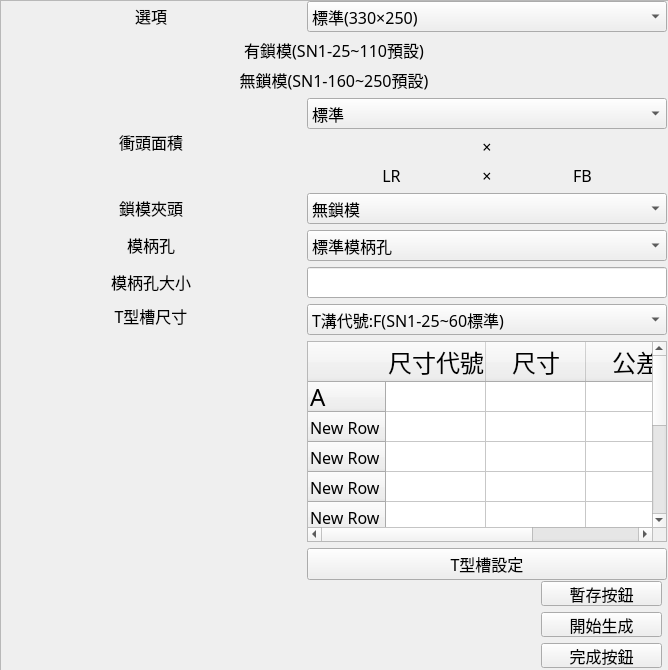
<?xml version="1.0" encoding="UTF-8"?>
<ui version="4.0">
 <class>Form</class>
 <widget class="QWidget" name="Form">
  <property name="geometry">
   <rect>
    <x>0</x>
    <y>0</y>
    <width>668</width>
    <height>670</height>
   </rect>
  </property>
  <property name="sizePolicy">
   <sizepolicy hsizetype="Maximum" vsizetype="Maximum">
    <horstretch>0</horstretch>
    <verstretch>0</verstretch>
   </sizepolicy>
  </property>
  <property name="minimumSize">
   <size>
    <width>668</width>
    <height>670</height>
   </size>
  </property>
  <property name="maximumSize">
   <size>
    <width>668</width>
    <height>670</height>
   </size>
  </property>
  <property name="windowTitle">
   <string>Form</string>
  </property>
  <widget class="QScrollArea" name="scrollArea">
   <property name="enabled">
    <bool>true</bool>
   </property>
   <property name="geometry">
    <rect>
     <x>0</x>
     <y>0</y>
     <width>690</width>
     <height>800</height>
    </rect>
   </property>
   <property name="sizePolicy">
    <sizepolicy hsizetype="Maximum" vsizetype="Maximum">
     <horstretch>0</horstretch>
     <verstretch>0</verstretch>
    </sizepolicy>
   </property>
   <property name="minimumSize">
    <size>
     <width>690</width>
     <height>800</height>
    </size>
   </property>
   <property name="maximumSize">
    <size>
     <width>690</width>
     <height>800</height>
    </size>
   </property>
   <property name="widgetResizable">
    <bool>true</bool>
   </property>
   <property name="alignment">
    <set>Qt::AlignCenter</set>
   </property>
   <widget class="QWidget" name="scrollAreaWidgetContents">
    <property name="geometry">
     <rect>
      <x>0</x>
      <y>0</y>
      <width>671</width>
      <height>1500</height>
     </rect>
    </property>
    <property name="minimumSize">
     <size>
      <width>0</width>
      <height>1500</height>
     </size>
    </property>
    <widget class="QWidget" name="layoutWidget">
     <property name="geometry">
      <rect>
       <x>0</x>
       <y>0</y>
       <width>666</width>
       <height>579</height>
      </rect>
     </property>
     <layout class="QVBoxLayout" name="verticalLayout_2">
      <item>
       <layout class="QVBoxLayout" name="verticalLayout">
        <item>
         <layout class="QGridLayout" name="gridLayout_2">
          <item row="1" column="0" colspan="3">
           <widget class="QLabel" name="label_21">
            <property name="sizePolicy">
             <sizepolicy hsizetype="Expanding" vsizetype="Fixed">
              <horstretch>0</horstretch>
              <verstretch>0</verstretch>
             </sizepolicy>
            </property>
            <property name="font">
             <font>
              <family>微軟正黑體</family>
              <pointsize>12</pointsize>
             </font>
            </property>
            <property name="text">
             <string>有鎖模(SN1-25~110預設)</string>
            </property>
            <property name="alignment">
             <set>Qt::AlignCenter</set>
            </property>
           </widget>
          </item>
          <item row="2" column="0" colspan="3">
           <widget class="QLabel" name="label_22">
            <property name="sizePolicy">
             <sizepolicy hsizetype="Expanding" vsizetype="Fixed">
              <horstretch>0</horstretch>
              <verstretch>0</verstretch>
             </sizepolicy>
            </property>
            <property name="font">
             <font>
              <family>微軟正黑體</family>
              <pointsize>12</pointsize>
             </font>
            </property>
            <property name="text">
             <string>無鎖模(SN1-160~250預設)</string>
            </property>
            <property name="alignment">
             <set>Qt::AlignCenter</set>
            </property>
           </widget>
          </item>
          <item row="0" column="1" colspan="2">
           <widget class="QComboBox" name="slide_select">
            <property name="sizePolicy">
             <sizepolicy hsizetype="Minimum" vsizetype="Fixed">
              <horstretch>0</horstretch>
              <verstretch>0</verstretch>
             </sizepolicy>
            </property>
            <property name="minimumSize">
             <size>
              <width>175</width>
              <height>0</height>
             </size>
            </property>
            <property name="font">
             <font>
              <family>微軟正黑體</family>
              <pointsize>12</pointsize>
             </font>
            </property>
            <item>
             <property name="text">
              <string>標準(330×250)</string>
             </property>
            </item>
            <item>
             <property name="text">
              <string>標準加大I型(380×250)</string>
             </property>
            </item>
            <item>
             <property name="text">
              <string>標準加大II型(430×250)</string>
             </property>
            </item>
            <item>
             <property name="text">
              <string>特殊衝頭</string>
             </property>
            </item>
           </widget>
          </item>
          <item row="0" column="0">
           <widget class="QLabel" name="label_13">
            <property name="sizePolicy">
             <sizepolicy hsizetype="Minimum" vsizetype="Fixed">
              <horstretch>0</horstretch>
              <verstretch>0</verstretch>
             </sizepolicy>
            </property>
            <property name="minimumSize">
             <size>
              <width>300</width>
              <height>0</height>
             </size>
            </property>
            <property name="font">
             <font>
              <family>微軟正黑體</family>
              <pointsize>12</pointsize>
             </font>
            </property>
            <property name="text">
             <string>選項</string>
            </property>
            <property name="alignment">
             <set>Qt::AlignCenter</set>
            </property>
           </widget>
          </item>
         </layout>
        </item>
        <item>
         <layout class="QGridLayout" name="gridLayout_3">
          <item row="0" column="0">
           <widget class="QLabel" name="label">
            <property name="sizePolicy">
             <sizepolicy hsizetype="Minimum" vsizetype="Fixed">
              <horstretch>0</horstretch>
              <verstretch>0</verstretch>
             </sizepolicy>
            </property>
            <property name="minimumSize">
             <size>
              <width>300</width>
              <height>0</height>
             </size>
            </property>
            <property name="font">
             <font>
              <family>微軟正黑體</family>
              <pointsize>12</pointsize>
             </font>
            </property>
            <property name="text">
             <string>衝頭面積</string>
            </property>
            <property name="alignment">
             <set>Qt::AlignCenter</set>
            </property>
           </widget>
          </item>
          <item row="0" column="1">
           <layout class="QGridLayout" name="gridLayout">
            <item row="0" column="0" colspan="3">
             <widget class="QComboBox" name="slide_extrasize">
              <property name="sizePolicy">
               <sizepolicy hsizetype="Expanding" vsizetype="Fixed">
                <horstretch>0</horstretch>
                <verstretch>0</verstretch>
               </sizepolicy>
              </property>
              <property name="font">
               <font>
                <family>微軟正黑體</family>
                <pointsize>12</pointsize>
               </font>
              </property>
              <item>
               <property name="text">
                <string>標準</string>
               </property>
              </item>
              <item>
               <property name="text">
                <string>加大I型</string>
               </property>
              </item>
              <item>
               <property name="text">
                <string>加大II型</string>
               </property>
              </item>
             </widget>
            </item>
            <item row="1" column="0">
             <widget class="QLabel" name="slide_LR">
              <property name="sizePolicy">
               <sizepolicy hsizetype="Minimum" vsizetype="Fixed">
                <horstretch>0</horstretch>
                <verstretch>0</verstretch>
               </sizepolicy>
              </property>
              <property name="minimumSize">
               <size>
                <width>100</width>
                <height>0</height>
               </size>
              </property>
              <property name="font">
               <font>
                <family>微軟正黑體</family>
                <pointsize>12</pointsize>
               </font>
              </property>
              <property name="text">
               <string/>
              </property>
              <property name="alignment">
               <set>Qt::AlignCenter</set>
              </property>
             </widget>
            </item>
            <item row="1" column="1">
             <widget class="QLabel" name="label_16">
              <property name="sizePolicy">
               <sizepolicy hsizetype="Fixed" vsizetype="Fixed">
                <horstretch>0</horstretch>
                <verstretch>0</verstretch>
               </sizepolicy>
              </property>
              <property name="font">
               <font>
                <family>微軟正黑體</family>
                <pointsize>12</pointsize>
               </font>
              </property>
              <property name="text">
               <string>×</string>
              </property>
              <property name="alignment">
               <set>Qt::AlignCenter</set>
              </property>
             </widget>
            </item>
            <item row="1" column="2">
             <widget class="QLabel" name="slide_FB">
              <property name="sizePolicy">
               <sizepolicy hsizetype="Minimum" vsizetype="Fixed">
                <horstretch>0</horstretch>
                <verstretch>0</verstretch>
               </sizepolicy>
              </property>
              <property name="minimumSize">
               <size>
                <width>100</width>
                <height>0</height>
               </size>
              </property>
              <property name="font">
               <font>
                <family>微軟正黑體</family>
                <pointsize>12</pointsize>
               </font>
              </property>
              <property name="text">
               <string/>
              </property>
              <property name="alignment">
               <set>Qt::AlignCenter</set>
              </property>
             </widget>
            </item>
            <item row="2" column="0">
             <widget class="QLabel" name="label_19">
              <property name="sizePolicy">
               <sizepolicy hsizetype="Minimum" vsizetype="Fixed">
                <horstretch>0</horstretch>
                <verstretch>0</verstretch>
               </sizepolicy>
              </property>
              <property name="minimumSize">
               <size>
                <width>100</width>
                <height>0</height>
               </size>
              </property>
              <property name="font">
               <font>
                <family>微軟正黑體</family>
                <pointsize>12</pointsize>
               </font>
              </property>
              <property name="text">
               <string>LR</string>
              </property>
              <property name="alignment">
               <set>Qt::AlignCenter</set>
              </property>
             </widget>
            </item>
            <item row="2" column="1">
             <widget class="QLabel" name="label_15">
              <property name="sizePolicy">
               <sizepolicy hsizetype="Fixed" vsizetype="Fixed">
                <horstretch>0</horstretch>
                <verstretch>0</verstretch>
               </sizepolicy>
              </property>
              <property name="font">
               <font>
                <family>微軟正黑體</family>
                <pointsize>12</pointsize>
               </font>
              </property>
              <property name="text">
               <string>×</string>
              </property>
              <property name="alignment">
               <set>Qt::AlignCenter</set>
              </property>
             </widget>
            </item>
            <item row="2" column="2">
             <widget class="QLabel" name="label_20">
              <property name="sizePolicy">
               <sizepolicy hsizetype="Minimum" vsizetype="Fixed">
                <horstretch>0</horstretch>
                <verstretch>0</verstretch>
               </sizepolicy>
              </property>
              <property name="minimumSize">
               <size>
                <width>100</width>
                <height>0</height>
               </size>
              </property>
              <property name="font">
               <font>
                <family>微軟正黑體</family>
                <pointsize>12</pointsize>
               </font>
              </property>
              <property name="text">
               <string>FB</string>
              </property>
              <property name="alignment">
               <set>Qt::AlignCenter</set>
              </property>
             </widget>
            </item>
           </layout>
          </item>
          <item row="1" column="0">
           <widget class="QLabel" name="label_14">
            <property name="sizePolicy">
             <sizepolicy hsizetype="Minimum" vsizetype="Fixed">
              <horstretch>0</horstretch>
              <verstretch>0</verstretch>
             </sizepolicy>
            </property>
            <property name="minimumSize">
             <size>
              <width>300</width>
              <height>0</height>
             </size>
            </property>
            <property name="font">
             <font>
              <family>微軟正黑體</family>
              <pointsize>12</pointsize>
             </font>
            </property>
            <property name="text">
             <string>鎖模夾頭</string>
            </property>
            <property name="alignment">
             <set>Qt::AlignCenter</set>
            </property>
           </widget>
          </item>
          <item row="1" column="1">
           <widget class="QComboBox" name="slide_chuck">
            <property name="sizePolicy">
             <sizepolicy hsizetype="Expanding" vsizetype="Fixed">
              <horstretch>0</horstretch>
              <verstretch>0</verstretch>
             </sizepolicy>
            </property>
            <property name="font">
             <font>
              <family>微軟正黑體</family>
              <pointsize>12</pointsize>
             </font>
            </property>
            <item>
             <property name="text">
              <string>無鎖模</string>
             </property>
            </item>
            <item>
             <property name="text">
              <string>有鎖模</string>
             </property>
            </item>
           </widget>
          </item>
          <item row="2" column="0">
           <widget class="QLabel" name="label_17">
            <property name="sizePolicy">
             <sizepolicy hsizetype="Minimum" vsizetype="Fixed">
              <horstretch>0</horstretch>
              <verstretch>0</verstretch>
             </sizepolicy>
            </property>
            <property name="minimumSize">
             <size>
              <width>300</width>
              <height>0</height>
             </size>
            </property>
            <property name="font">
             <font>
              <family>微軟正黑體</family>
              <pointsize>12</pointsize>
             </font>
            </property>
            <property name="text">
             <string>模柄孔</string>
            </property>
            <property name="alignment">
             <set>Qt::AlignCenter</set>
            </property>
           </widget>
          </item>
          <item row="2" column="1">
           <widget class="QComboBox" name="slide_dieshank">
            <property name="sizePolicy">
             <sizepolicy hsizetype="Expanding" vsizetype="Fixed">
              <horstretch>0</horstretch>
              <verstretch>0</verstretch>
             </sizepolicy>
            </property>
            <property name="font">
             <font>
              <family>微軟正黑體</family>
              <pointsize>12</pointsize>
             </font>
            </property>
            <item>
             <property name="text">
              <string>標準模柄孔</string>
             </property>
            </item>
            <item>
             <property name="text">
              <string>無模柄孔</string>
             </property>
            </item>
            <item>
             <property name="text">
              <string>特殊模柄孔</string>
             </property>
            </item>
           </widget>
          </item>
          <item row="3" column="0">
           <widget class="QLabel" name="label_18">
            <property name="sizePolicy">
             <sizepolicy hsizetype="Minimum" vsizetype="Fixed">
              <horstretch>0</horstretch>
              <verstretch>0</verstretch>
             </sizepolicy>
            </property>
            <property name="minimumSize">
             <size>
              <width>300</width>
              <height>0</height>
             </size>
            </property>
            <property name="font">
             <font>
              <family>微軟正黑體</family>
              <pointsize>12</pointsize>
             </font>
            </property>
            <property name="text">
             <string>模柄孔大小</string>
            </property>
            <property name="alignment">
             <set>Qt::AlignCenter</set>
            </property>
           </widget>
          </item>
          <item row="3" column="1">
           <widget class="QLineEdit" name="slide_dieshank_size">
            <property name="font">
             <font>
              <family>微軟正黑體</family>
              <pointsize>12</pointsize>
             </font>
            </property>
           </widget>
          </item>
         </layout>
        </item>
       </layout>
      </item>
      <item>
       <layout class="QGridLayout" name="gridLayout_5">
        <item row="1" column="0">
         <widget class="QLabel" name="removepicture_2">
          <property name="sizePolicy">
           <sizepolicy hsizetype="Minimum" vsizetype="Expanding">
            <horstretch>0</horstretch>
            <verstretch>0</verstretch>
           </sizepolicy>
          </property>
          <property name="minimumSize">
           <size>
            <width>300</width>
            <height>0</height>
           </size>
          </property>
          <property name="font">
           <font>
            <family>微軟正黑體</family>
            <pointsize>18</pointsize>
            <weight>50</weight>
            <bold>false</bold>
           </font>
          </property>
          <property name="text">
           <string/>
          </property>
          <property name="pixmap">
           <pixmap>T溝詳圖.png</pixmap>
          </property>
          <property name="scaledContents">
           <bool>true</bool>
          </property>
          <property name="alignment">
           <set>Qt::AlignCenter</set>
          </property>
         </widget>
        </item>
        <item row="0" column="1" rowspan="2">
         <layout class="QGridLayout" name="gridLayout_6">
          <item row="0" column="0">
           <widget class="QComboBox" name="t_solt_type">
            <property name="sizePolicy">
             <sizepolicy hsizetype="Expanding" vsizetype="Fixed">
              <horstretch>0</horstretch>
              <verstretch>0</verstretch>
             </sizepolicy>
            </property>
            <property name="font">
             <font>
              <family>微軟正黑體</family>
              <pointsize>12</pointsize>
             </font>
            </property>
            <item>
             <property name="text">
              <string>T溝代號:F(SN1-25~60標準)</string>
             </property>
            </item>
            <item>
             <property name="text">
              <string>T溝代號:G(SN1-80~250標準)</string>
             </property>
            </item>
            <item>
             <property name="text">
              <string>特殊T溝</string>
             </property>
            </item>
           </widget>
          </item>
          <item row="2" column="0">
           <widget class="QPushButton" name="t_machining">
            <property name="sizePolicy">
             <sizepolicy hsizetype="Expanding" vsizetype="Fixed">
              <horstretch>0</horstretch>
              <verstretch>0</verstretch>
             </sizepolicy>
            </property>
            <property name="font">
             <font>
              <family>微軟正黑體</family>
              <pointsize>12</pointsize>
             </font>
            </property>
            <property name="text">
             <string>T型槽設定</string>
            </property>
           </widget>
          </item>
          <item row="1" column="0">
           <widget class="QTableWidget" name="t_solttable">
            <property name="font">
             <font>
              <family>微軟正黑體</family>
              <pointsize>12</pointsize>
             </font>
            </property>
            <property name="contextMenuPolicy">
             <enum>Qt::NoContextMenu</enum>
            </property>
            <property name="layoutDirection">
             <enum>Qt::LeftToRight</enum>
            </property>
            <property name="styleSheet">
             <string notr="true">text-align: center;
</string>
            </property>
            <property name="verticalScrollBarPolicy">
             <enum>Qt::ScrollBarAsNeeded</enum>
            </property>
            <property name="horizontalScrollBarPolicy">
             <enum>Qt::ScrollBarAsNeeded</enum>
            </property>
            <property name="sizeAdjustPolicy">
             <enum>QAbstractScrollArea::AdjustToContents</enum>
            </property>
            <property name="textElideMode">
             <enum>Qt::ElideMiddle</enum>
            </property>
            <row>
             <property name="text">
              <string>A</string>
             </property>
             <property name="font">
              <font>
               <family>微軟正黑體</family>
               <pointsize>18</pointsize>
              </font>
             </property>
            </row>
            <row>
             <property name="text">
              <string>New Row</string>
             </property>
            </row>
            <row>
             <property name="text">
              <string>New Row</string>
             </property>
            </row>
            <row>
             <property name="text">
              <string>New Row</string>
             </property>
            </row>
            <row>
             <property name="text">
              <string>New Row</string>
             </property>
            </row>
            <row>
             <property name="text">
              <string>New Row</string>
             </property>
            </row>
            <row>
             <property name="text">
              <string>B</string>
             </property>
             <property name="font">
              <font>
               <family>微軟正黑體</family>
               <pointsize>18</pointsize>
              </font>
             </property>
            </row>
            <row>
             <property name="text">
              <string>C</string>
             </property>
             <property name="font">
              <font>
               <family>微軟正黑體</family>
               <pointsize>18</pointsize>
              </font>
             </property>
            </row>
            <row>
             <property name="text">
              <string>D</string>
             </property>
             <property name="font">
              <font>
               <family>微軟正黑體</family>
               <pointsize>18</pointsize>
              </font>
             </property>
            </row>
            <column>
             <property name="text">
              <string>尺寸代號</string>
             </property>
             <property name="font">
              <font>
               <family>微軟正黑體</family>
               <pointsize>18</pointsize>
              </font>
             </property>
            </column>
            <column>
             <property name="text">
              <string>尺寸</string>
             </property>
             <property name="font">
              <font>
               <family>微軟正黑體</family>
               <pointsize>18</pointsize>
              </font>
             </property>
            </column>
            <column>
             <property name="text">
              <string>公差</string>
             </property>
             <property name="font">
              <font>
               <family>微軟正黑體</family>
               <pointsize>18</pointsize>
              </font>
             </property>
            </column>
           </widget>
          </item>
         </layout>
        </item>
        <item row="0" column="0">
         <widget class="QLabel" name="label_7">
          <property name="sizePolicy">
           <sizepolicy hsizetype="Minimum" vsizetype="Preferred">
            <horstretch>0</horstretch>
            <verstretch>0</verstretch>
           </sizepolicy>
          </property>
          <property name="minimumSize">
           <size>
            <width>300</width>
            <height>0</height>
           </size>
          </property>
          <property name="font">
           <font>
            <family>微軟正黑體</family>
            <pointsize>12</pointsize>
            <weight>50</weight>
            <bold>false</bold>
           </font>
          </property>
          <property name="text">
           <string>T型槽尺寸</string>
          </property>
          <property name="alignment">
           <set>Qt::AlignCenter</set>
          </property>
         </widget>
        </item>
       </layout>
      </item>
     </layout>
    </widget>
    <widget class="QWidget" name="layoutWidget">
     <property name="geometry">
      <rect>
       <x>540</x>
       <y>580</y>
       <width>121</width>
       <height>87</height>
      </rect>
     </property>
     <layout class="QVBoxLayout" name="verticalLayout_3">
      <item>
       <widget class="QPushButton" name="slide_save">
        <property name="font">
         <font>
          <family>微軟正黑體</family>
          <pointsize>12</pointsize>
         </font>
        </property>
        <property name="text">
         <string>暫存按鈕</string>
        </property>
       </widget>
      </item>
      <item>
       <widget class="QPushButton" name="slide_start">
        <property name="font">
         <font>
          <family>微軟正黑體</family>
          <pointsize>12</pointsize>
         </font>
        </property>
        <property name="text">
         <string>開始生成</string>
        </property>
       </widget>
      </item>
      <item>
       <widget class="QPushButton" name="slide_finish">
        <property name="font">
         <font>
          <family>微軟正黑體</family>
          <pointsize>12</pointsize>
         </font>
        </property>
        <property name="text">
         <string>完成按鈕</string>
        </property>
       </widget>
      </item>
     </layout>
    </widget>
   </widget>
  </widget>
 </widget>
 <resources/>
 <connections/>
</ui>
